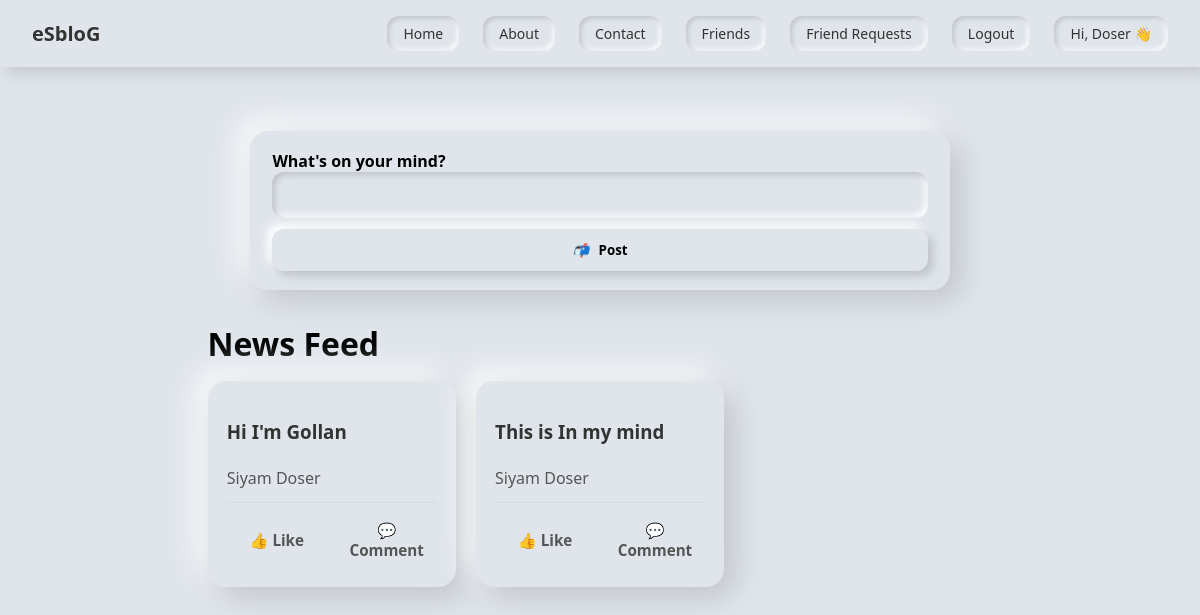
The page /dashboard/profile/ (signed in) on the database its author committed.
### dashboard/models.py (models this page shows, shortened)
class Login_info_new_p(models.Model):
    fname = models.CharField(max_length=100,default="Mr.")
    lname = models.CharField(max_length=100,default="Unknown")
    email = models.EmailField(max_length=50)
    password = models.CharField(max_length=50)

class User_posts(models.Model):
    id = models.AutoField(primary_key=True)
    u_name = models.ForeignKey(Login_info_new_p,on_delete=models.CASCADE)
    post = models.CharField(max_length=100)
    create_at = models.DateTimeField(auto_now_add=True)

### dashboard/views.py (the view)
# urls.py: path('profile/',views.profile,name="mypost"),
def profile(request):
    s_email = request.session.get('email')
    if not s_email:
        return render(request, "dashboard/landing_page.html", {"posts": []})
    log_user = get_object_or_404(Login_info_new_p, email=s_email)
    posts = User_posts.objects.filter(u_name=log_user).select_related('u_name')
    post_data = [
        (f"{log_user.fname} {log_user.lname}", post.post)
        for post in posts
    ]
    return render(request, "dashboard/profile.html", {"posts": post_data})

### dashboard/templates/dashboard/profile.html (shortened to what this page needs)
{% include "dashboard/header.html" %}
<div class="page">
  <form id="loginForm" method="POST" action="{% url 'add_post' %}" class="card composer">
    <div class="input-group">
      <label>What's on your mind?</label>
      <input type="text" name="post" required />
    </div>
    <button type="submit" class="action-btn">
      <i>📬</i> Post
    </button>
  </form>
  <h1 style="margin: 1rem 0;">News Feed</h1>
  <div class="feed-grid">
    {% for name, post in posts %}
      <div class="post-card">
        <h3 class="username">{{post}}</h3>
        <p class="content">{{ name }}</p>
        <div class="actions">
          <button class="like-btn">👍 Like</button>
          <button class="comment-btn">💬 Comment</button>
        </div>
      </div>
    {% endfor %}
  </div>
</div>
{% include "dashboard/footer.html" %}

### dashboard/templates/dashboard/header.html (shortened to what this page needs)
{% load static %}
<!DOCTYPE html>
<html lang="en">
<head>
</head>
<body>
  <nav class="navbar" role="navigation" aria-label="main">
    <a class="logo" href="{% url 'home' %}">eSbloG</a>
    <ul>
      <li><a href="{% url 'home' %}">Home</a></li>
      <li><a href="{% url 'home' %}">About</a></li>
      <li><a href="{% url 'home' %}">Contact</a></li>
      {% if request.session.user_id %}
        <li><a href="{% url 'friends' %}">Friends</a></li>
        <li><a href="{% url 'friends_req' %}">Friend Requests</a></li>
        <li><a href="{% url 'logout' %}">Logout</a></li>
        <li><a href="{% url 'mypost' %}">Hi, {{ request.session.name }} 👋</a></li>
      {% else %}
        <li><a href="{% url 'login' %}">Login</a></li>
      {% endif %}
    </ul>
  </nav>
  <div class="page-wrap">

### dashboard/templates/dashboard/header.html (style rules this page uses)
* { box-sizing: border-box; font-family: 'Segoe UI', sans-serif; }
body { background: #e0e5ec; display: flex; flex-direction: column; align-items: center; min-height: 100vh; margin: 0; }
.navbar { width: 100%; background: #e0e5ec; padding: 1rem 2rem; display: flex; justify-content: space-between; align-items: center; box-shadow: 5px 5px 15px #bec3c9, -5px -5px 15px #ffffff; position: sticky; top: 0; left: 0; z-index: 1000; }
.navbar .logo { font-size: 20px; font-weight: bold; color: #333; text-decoration: none; }
.navbar ul { list-style: none; display: flex; gap: 1.5rem; margin: 0; padding: 0; }
.navbar ul li { display: inline; }
.navbar ul li a { text-decoration: none; color: #333; padding: 0.5rem 1rem; border-radius: 12px; background: #e0e5ec; box-shadow: inset 2px 2px 5px #bec3c9, inset -2px -2px 5px #ffffff; font-size: 14px; transition: all 0.2s ease-in-out; display: inline-block; }
.page-wrap { width: 100%; display: flex; justify-content: center; padding: 2rem 1rem; }

### dashboard/templates/dashboard/profile.html (style rules this page uses)
.page { max-width: 1200px; margin: 2rem auto; padding: 0 16px; }
.card { background: #e0e5ec; padding: 1.2rem 1.4rem; border-radius: 18px; box-shadow: 10px 10px 30px #bec3c9, -10px -10px 30px #ffffff; }
.composer { margin-bottom: 2rem; max-width: 700px; margin-left: auto; margin-right: auto; }
.composer .input-group label { font-weight: 600; }
.composer .input-group input { width: 100%; padding: 0.8rem 1rem; border-radius: 12px; border: none; background: #e0e5ec; box-shadow: inset 3px 3px 6px #bec3c9, inset -3px -3px 6px #ffffff; font-size: 15px; }
.action-btn { width: 100%; padding: 0.75rem 1rem; border: none; margin-top: 0.7rem; border-radius: 12px; background: #e0e5ec; box-shadow: 5px 5px 10px #bec3c9, -5px -5px 10px #ffffff; font-weight: 700; cursor: pointer; }
.action-btn i { margin-right: 6px; }
.feed-grid { display: grid; gap: 20px; grid-template-columns: repeat(1, minmax(0, 1fr)); }
@media (min-width: 700px) { .feed-grid { grid-template-columns: repeat(2, 1fr); } }
@media (min-width: 1024px) { .feed-grid { grid-template-columns: repeat(3, 1fr); } }
.post-card { background: #e0e5ec; padding: 1.2rem; border-radius: 18px; box-shadow: 10px 10px 30px #bec3c9, -10px -10px 30px #ffffff; display: flex; flex-direction: column; justify-content: space-between; }
.username { font-weight: 700; margin-bottom: .35rem; color: #333; }
.content { color: #555; line-height: 1.5; margin-bottom: .75rem; }
.actions { display: flex; justify-content: space-between; border-top: 1px solid #d7dbe2; padding-top: .6rem; gap: 10px; }
.actions button { flex: 1; background: none; border: none; cursor: pointer; font-size: .95rem; font-weight: 600; color: #555; padding: .5rem .75rem; border-radius: 10px; transition: background .2s ease; }

### rows shown on the page
Login_info_new_p: session.name "Doser"
User_posts: posts "Hi I'm Gollan"
User_posts: posts "This is In my mind"

### other values the page prints
{{ name }} "Siyam Doser" "Siyam Doser"
